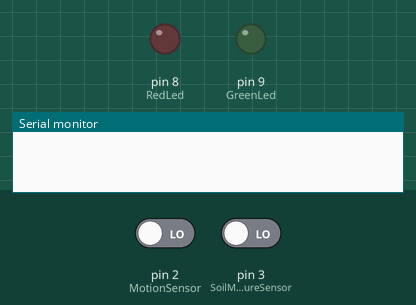
This sketch was run on a simulated Arduino Uno, built with avr-gcc and run on an emulated ATmega328P. Parts: output pins drawn as LEDs (lit = HIGH), the last lines printed to the serial monitor. Inputs (shaded band) come from the test bench; at power-on: pin 2 (MotionSensor) LOW, pin 3 (SoilMoistureSensor) LOW.

Above: at 1.2 s.
1.3 s: pin 2 (MotionSensor) driven HIGH
At 1.8 s:
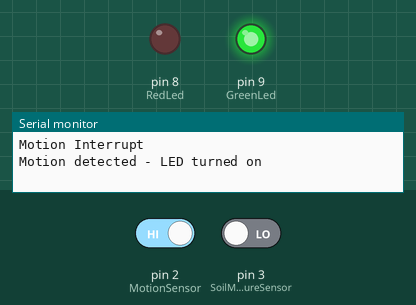
2.8 s: pin 3 (SoilMoistureSensor) driven HIGH
4.3 s: pin 2 (MotionSensor) driven LOW
At 5.2 s:
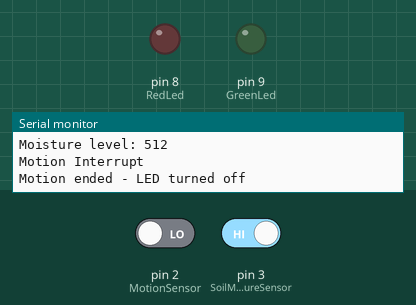
Timing chart, 0 to 7.3 s (numbered marks = the images above; inputs shaded):
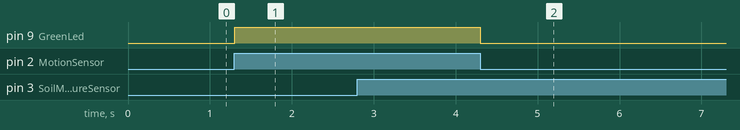

Measured:
- after the input at 1.3 s, pin 9 (GreenLed): LOW → HIGH at once
- after the input at 4.3 s, pin 9 (GreenLed): HIGH → LOW at once

The sketch:

Task1.3C.ino
```cpp
// Pallvi - 2110994824
// SIT315 TASK1.3C
// Use interrupt while working with two sensors

// motion sensor connected to digital pin 2
const int MotionSensor = 2;
// motion sensor connected to digital pin 3
const int SoilMoistureSensor = 3;
// red and gren led connected to pin 8 and 9
const int RedLed = 8;
const int GreenLed = 9;

// initial state of sensor declared LOW
volatile int MotionSensorState = LOW;

void setup() {
  // initialize serial communication
  Serial.begin(9600);
  // initialize pins as output or input pins
  pinMode(MotionSensor, INPUT);
  pinMode(SoilMoistureSensor, INPUT);
  pinMode(RedLed, OUTPUT);
  pinMode(GreenLed, OUTPUT);

  attachInterrupt(digitalPinToInterrupt(MotionSensor), motionInterrupt, CHANGE);
  attachInterrupt(digitalPinToInterrupt(SoilMoistureSensor), moistureInterrupt, CHANGE);
}

void loop() {
}

void motionInterrupt() {
  Serial.println("Motion Interrupt");
  MotionSensorState = digitalRead(MotionSensor);
  digitalWrite(GreenLed, MotionSensorState);

  if (MotionSensorState == HIGH) {
    Serial.println("Motion detected - LED turned on");}
  else {
    Serial.println("Motion ended - LED turned off");}
}

void moistureInterrupt() {
  int moistureLevel = analogRead(SoilMoistureSensor);
  Serial.println("Moisture Interrupt");
  Serial.print("Moisture level: ");
  Serial.println(moistureLevel);
  // red led blinks for half second in case of interrupt
  digitalWrite(RedLed, HIGH);
  delay(500);
  digitalWrite(RedLed, LOW);
}
```
